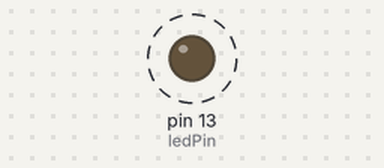
Simulated run of this sketch. Board: Arduino Uno, built with avr-gcc and run on an emulated ATmega328P. Parts: output pins drawn as LEDs (lit = HIGH). Dashed ring = blinking.

Above: at 0.5 s.
Timing chart, 0 to 4.6 s (numbered marks = the images above):
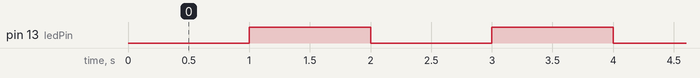

Measured:
- by itself, pin 13 (ledPin): alternates HIGH for 1.0 s and LOW for 1.0 s

The sketch:

iot_practical5.ino
```cpp
/*

5. Write a program using Arduino to control LED (One or more ON/OFF). Or Blinking

*/

// Define the pin number for the LED
const int ledPin = 13;

// Define the interval for blinking (in milliseconds)
const int blinkInterval = 1000; // 1000 milliseconds = 1 second

// Variable to store the current state of the LED
bool ledState = false;

// Variable to store the previous time the LED was toggled
unsigned long previousMillis = 0;

void setup() {
  // Initialize the LED pin as an output
  pinMode(ledPin, OUTPUT);
}

void loop() {
  unsigned long currentMillis = millis(); // Get the current time

  // Check if it's time to toggle the LED based on the blink interval
  if (currentMillis - previousMillis >= blinkInterval) {
    previousMillis = currentMillis; // Save the current time as the previous time

    // Toggle the LED state
    ledState = !ledState;

    // Apply the new state to the LED pin
    digitalWrite(ledPin, ledState ? HIGH : LOW);
  }

  // You can add more functionality here, like responding to user input to turn the LED on/off
}
```
